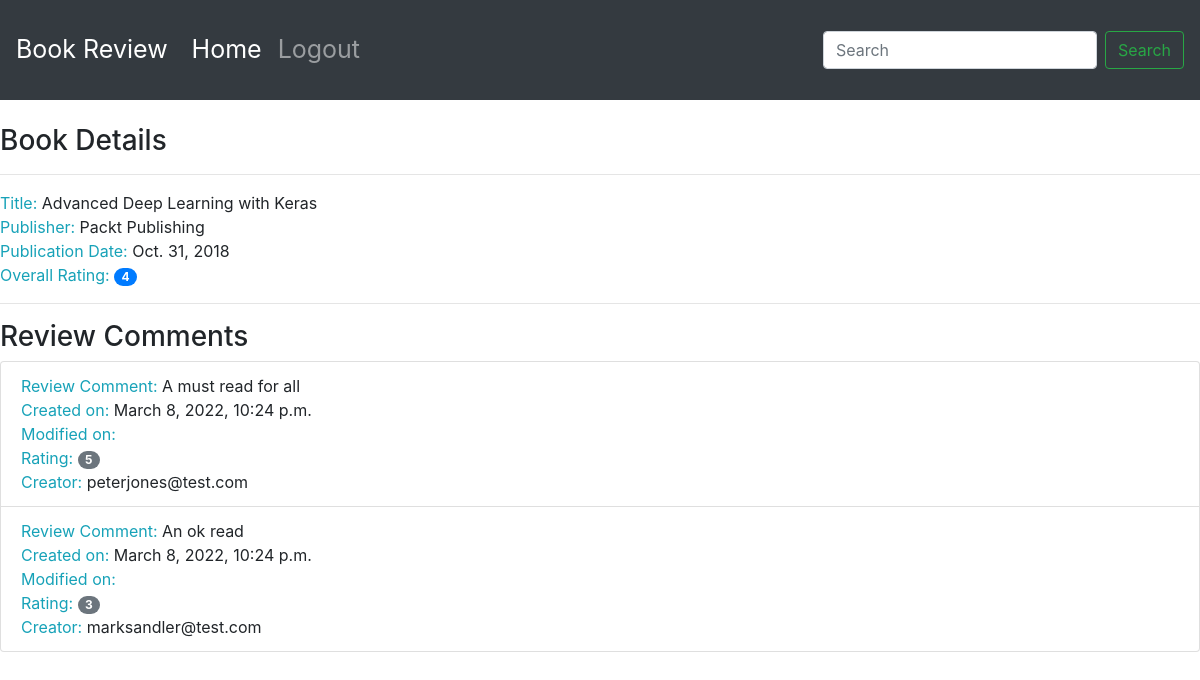
Page /books/1/ on the committed database.
### reviews/models.py (models this page shows, shortened)
class Book(models.Model):
    title = models.CharField(max_length=70, help_text= "The title of the book.")
    publication_date = models.DateField(verbose_name= "Date the book was published.")
    isbn = models.CharField(max_length= 20, verbose_name= "ISBN number of the book.")
    publisher = models.ForeignKey(Publisher, on_delete=models.CASCADE)
    contributors = models.ManyToManyField('Contributor', through= "BookContributor")

class Publisher(models.Model):
    name = models.CharField(max_length= 50, help_text= "The name of the Publisher.")
    website = models.URLField(help_text="The Publisher's website.")
    email = models.EmailField(help_text="The Publisher's email address.")
    def __str__(self):
        return self.name

class Review(models.Model):
    content = models.TextField(help_text="The Review text.")
    rating = models.IntegerField(help_text="The rating the reviewer has given.")
    date_created = models.DateTimeField(auto_now_add=True, help_text= "The date and time the review was created.")
    date_edited = models.DateTimeField(null= True, help_text= "The date and time the review was last edited.")
    creator = models.ForeignKey(auth.get_user_model(), on_delete= models.CASCADE)
    book = models.ForeignKey(Book, on_delete= models.CASCADE, help_text="The Book that this review is for.")

### reviews/views.py (the view)
# urls.py: path("books/<int:pk>/", views.book_details, name = "book_details")
def book_details(request, pk):
    book = get_object_or_404(Book, pk = pk)
    reviews = book.review_set.all()
    if reviews:
        book_rating = average_rating([review.rating for review in reviews])
    else:
        book_rating = None
    context = {
        "reviews" : reviews,
        "book" : book,
        "book_rating": book_rating
    }
    return render(request, 'reviews/books_details.html', context)

### reviews/utils.py (called while the page is built)
def average_rating(rating_list):
    if not rating_list:
        return 0
    return round(sum(rating_list)/len(rating_list))

### templates/reviews/books_details.html (shortened to what this page needs)
{% extends 'base.html' %}
{% block content %}
<br>
<h3> Book Details</h3>
<hr>
<span class="text-info">Title: </span> <span>{{ book.title }}</span>
<br>
<span class="text-info">Publisher: </span><span>{{ book.publisher }}</span>
<br>
<span class="text-info">Publication Date: </span><span>{{ book.publication_date }}</span>
<br>
{% if not reviews %}
<hr>
<h3>Be the first one to write a review.</h3>
{% else %}
<span class="text-info">Overall Rating: </span><span class="badge badge-primary badge-pill">{{ book_rating }}</span>
<br>
<hr>
<h3>Review Comments</h3>
<ul class="list-group">
    {% for item in reviews %}
    <li class="list-group-item">
        <span class="text-info">Review Comment: </span> <span>{{ item.content }}</span>
        <br>
        <span class="text-info">Created on: </span> <span>{{ item.date_created }}</span>
        <br>
        <span class="text-info">Modified on: </span>
        <br>
        <span class="text-info">Rating: </span> <span class="badge badge-secondary badge-pill">{{ item.rating }}</span>
        <br>
        <span class="text-info">Creator: </span> <span>{{ item.creator.username }}</span>
    </li>
    {% endfor %}
</ul>
{% endif %}
{% endblock %}

### templates/base.html (shortened to what this page needs)
<!doctype html>
{% load static %}
<html lang="en">
  <head>
    <link rel="stylesheet" href="https://stackpath.bootstrapcdn.com/bootstrap/4.4.1/css/bootstrap.min.css">
    <link rel="stylesheet" href="https://cdnjs.cloudflare.com/ajax/libs/font-awesome/4.7.0/css/font-awesome.min.css">
  </head>
  <body>
        <nav class="navbar navbar-expand-sm navbar-dark bg-dark sticky-top">
          <a class="navbar-brand" href="/">Book Review</a>
          <div class="collapse navbar-collapse" id="navbarSupportedContent">
            <ul class="navbar-nav mr-auto">
              <li class="nav-item active">
                <a class="nav-link" href="/books/">Home <span class="sr-only">(current)</span></a>
              </li>
              <li class="nav-item">
                <a class="nav-link" href="#">Logout</a>
              </li>
            </ul>
            <form class="form-inline my-2 my-lg-0">
              <input class="form-control mr-sm-2" type="search" placeholder="Search" aria-label="Search">
              <button class="btn btn-outline-success my-2 my-sm-0" type="submit">Search</button>
            </form>
          </div>
        </nav>
         {% block content %}{% endblock %}
  </body>
</html>

### templates/base.html (style rules this page uses)
.navbar { min-height: 100px; font-size: 25px; }
.navbar-brand { font-size: 25px; }

### rows in the picture
Book: title "Advanced Deep Learning with Keras", publisher "Packt Publishing", publication_date "Oct. 31, 2018"
Review: content "A must read for all", date_created "March 8, 2022, 10:24 p.m.", rating "5", creator.username "peterjones@test.com"
Review: content "An ok read", date_created "March 8, 2022, 10:24 p.m.", rating "3", creator.username "marksandler@test.com"

### other values in the picture
{{ book_rating }} "4"
